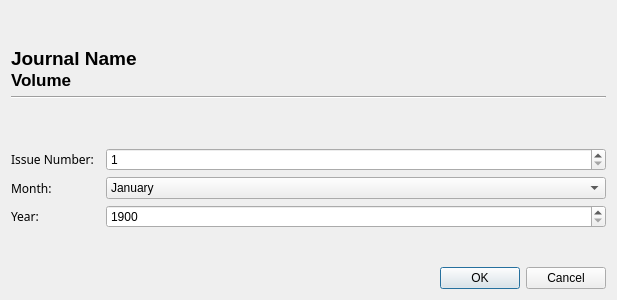
<?xml version="1.0" encoding="UTF-8"?>
<ui version="4.0">
 <class>addIssue</class>
 <widget class="QDialog" name="addIssue">
  <property name="geometry">
   <rect>
    <x>0</x>
    <y>0</y>
    <width>617</width>
    <height>300</height>
   </rect>
  </property>
  <property name="minimumSize">
   <size>
    <width>500</width>
    <height>300</height>
   </size>
  </property>
  <property name="maximumSize">
   <size>
    <width>900</width>
    <height>500</height>
   </size>
  </property>
  <property name="windowTitle">
   <string>Add Issue</string>
  </property>
  <layout class="QGridLayout" name="gridLayout">
   <item row="4" column="2">
    <widget class="QSpinBox" name="spinBox">
     <property name="minimum">
      <number>1</number>
     </property>
    </widget>
   </item>
   <item row="9" column="2">
    <widget class="QDialogButtonBox" name="buttonBox">
     <property name="orientation">
      <enum>Qt::Horizontal</enum>
     </property>
     <property name="standardButtons">
      <set>QDialogButtonBox::Cancel|QDialogButtonBox::Ok</set>
     </property>
    </widget>
   </item>
   <item row="6" column="0">
    <widget class="QLabel" name="yearLabel">
     <property name="font">
      <font>
       <family>Trebuchet MS</family>
      </font>
     </property>
     <property name="text">
      <string>Year:</string>
     </property>
    </widget>
   </item>
   <item row="4" column="0">
    <widget class="QLabel" name="issueNumLabel">
     <property name="font">
      <font>
       <family>Trebuchet MS</family>
      </font>
     </property>
     <property name="text">
      <string>Issue Number:</string>
     </property>
    </widget>
   </item>
   <item row="5" column="0">
    <widget class="QLabel" name="monthLabel">
     <property name="font">
      <font>
       <family>Trebuchet MS</family>
      </font>
     </property>
     <property name="text">
      <string>Month:</string>
     </property>
    </widget>
   </item>
   <item row="6" column="2">
    <widget class="QSpinBox" name="spinBox_2">
     <property name="minimum">
      <number>1900</number>
     </property>
     <property name="maximum">
      <number>2100</number>
     </property>
    </widget>
   </item>
   <item row="5" column="2">
    <widget class="QComboBox" name="comboBox">
     <item>
      <property name="text">
       <string>January</string>
      </property>
     </item>
     <item>
      <property name="text">
       <string>February</string>
      </property>
     </item>
     <item>
      <property name="text">
       <string>March</string>
      </property>
     </item>
     <item>
      <property name="text">
       <string>April</string>
      </property>
     </item>
     <item>
      <property name="text">
       <string>May</string>
      </property>
     </item>
     <item>
      <property name="text">
       <string>June</string>
      </property>
     </item>
     <item>
      <property name="text">
       <string>July</string>
      </property>
     </item>
     <item>
      <property name="text">
       <string>August</string>
      </property>
     </item>
     <item>
      <property name="text">
       <string>September</string>
      </property>
     </item>
     <item>
      <property name="text">
       <string>October</string>
      </property>
     </item>
     <item>
      <property name="text">
       <string>November</string>
      </property>
     </item>
     <item>
      <property name="text">
       <string>December</string>
      </property>
     </item>
    </widget>
   </item>
   <item row="0" column="0" colspan="3">
    <layout class="QVBoxLayout" name="verticalLayout">
     <property name="spacing">
      <number>0</number>
     </property>
     <item>
      <spacer name="verticalSpacer_2">
       <property name="orientation">
        <enum>Qt::Vertical</enum>
       </property>
       <property name="sizeHint" stdset="0">
        <size>
         <width>20</width>
         <height>40</height>
        </size>
       </property>
      </spacer>
     </item>
     <item>
      <widget class="QLabel" name="journalNameLabel">
       <property name="font">
        <font>
         <pointsize>14</pointsize>
         <weight>75</weight>
         <bold>true</bold>
        </font>
       </property>
       <property name="text">
        <string>Journal Name</string>
       </property>
      </widget>
     </item>
     <item>
      <widget class="QLabel" name="volumeLabel">
       <property name="font">
        <font>
         <pointsize>13</pointsize>
         <weight>75</weight>
         <bold>true</bold>
        </font>
       </property>
       <property name="text">
        <string>Volume</string>
       </property>
       <property name="margin">
        <number>1</number>
       </property>
      </widget>
     </item>
     <item alignment="Qt::AlignBottom">
      <widget class="Line" name="line">
       <property name="minimumSize">
        <size>
         <width>0</width>
         <height>15</height>
        </size>
       </property>
       <property name="orientation">
        <enum>Qt::Horizontal</enum>
       </property>
      </widget>
     </item>
     <item>
      <spacer name="verticalSpacer">
       <property name="orientation">
        <enum>Qt::Vertical</enum>
       </property>
       <property name="sizeHint" stdset="0">
        <size>
         <width>20</width>
         <height>40</height>
        </size>
       </property>
      </spacer>
     </item>
    </layout>
   </item>
   <item row="8" column="0" colspan="3">
    <spacer name="verticalSpacer_3">
     <property name="orientation">
      <enum>Qt::Vertical</enum>
     </property>
     <property name="sizeHint" stdset="0">
      <size>
       <width>20</width>
       <height>40</height>
      </size>
     </property>
    </spacer>
   </item>
  </layout>
 </widget>
 <resources/>
 <connections>
  <connection>
   <sender>buttonBox</sender>
   <signal>accepted()</signal>
   <receiver>addIssue</receiver>
   <slot>accept()</slot>
   <hints>
    <hint type="sourcelabel">
     <x>350</x>
     <y>268</y>
    </hint>
    <hint type="destinationlabel">
     <x>157</x>
     <y>274</y>
    </hint>
   </hints>
  </connection>
  <connection>
   <sender>buttonBox</sender>
   <signal>rejected()</signal>
   <receiver>addIssue</receiver>
   <slot>reject()</slot>
   <hints>
    <hint type="sourcelabel">
     <x>418</x>
     <y>268</y>
    </hint>
    <hint type="destinationlabel">
     <x>286</x>
     <y>274</y>
    </hint>
   </hints>
  </connection>
 </connections>
</ui>
